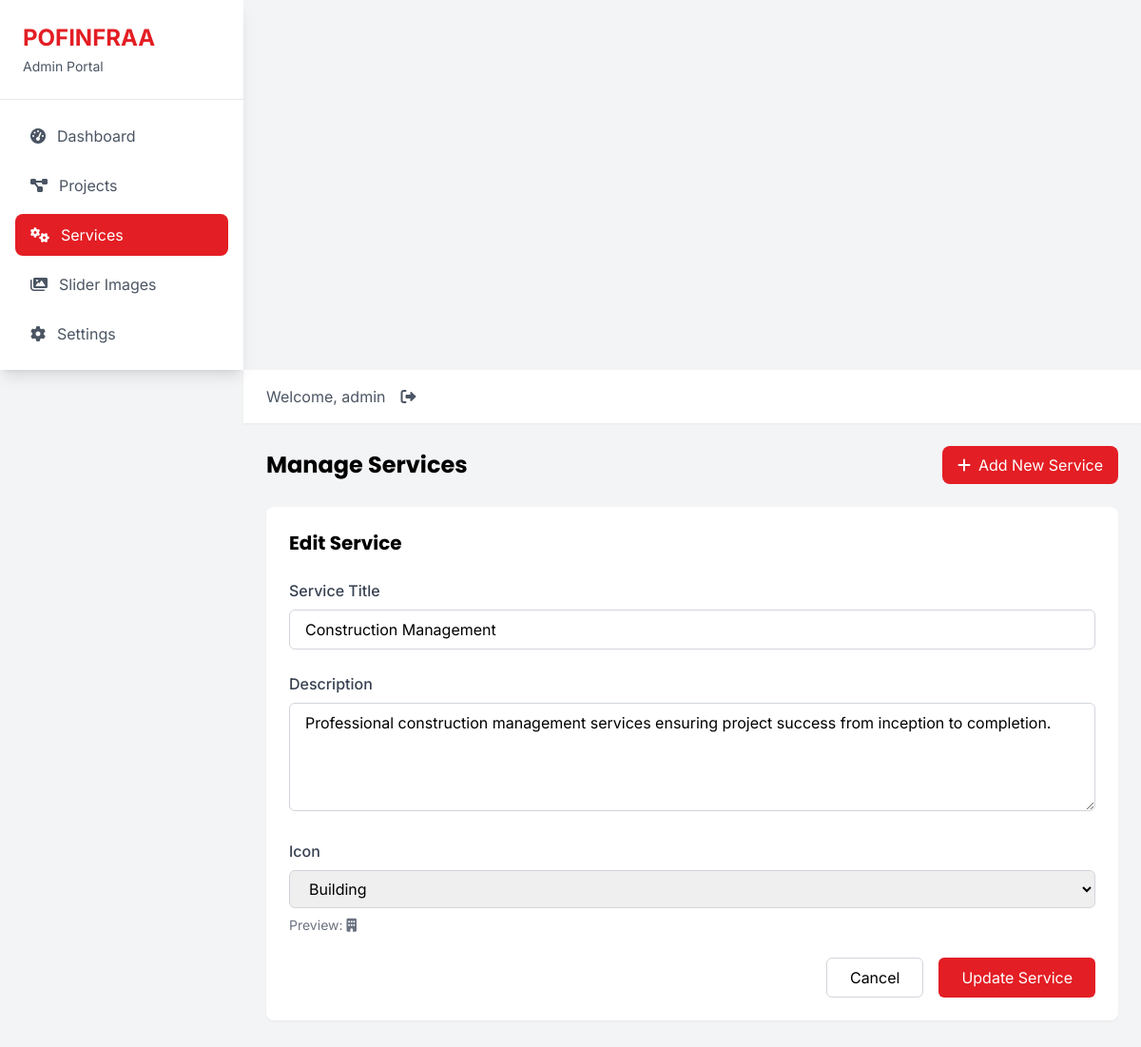
The app's page /admin/services.php?action=edit&id=1 (signed in) with its own data.
### tables this page shows
CREATE TABLE IF NOT EXISTS services (
    id INT AUTO_INCREMENT PRIMARY KEY,
    title VARCHAR(200) NOT NULL,
    description TEXT NOT NULL,
    icon VARCHAR(50) NOT NULL,
    created_at TIMESTAMP DEFAULT CURRENT_TIMESTAMP,
    updated_at TIMESTAMP DEFAULT CURRENT_TIMESTAMP ON UPDATE CURRENT_TIMESTAMP
);

### admin/services.php (the view, shortened to what this page needs)
<?php
require_once '../includes/db.php';
$edit_service = null;
if (isset($_GET['action']) && $_GET['action'] === 'edit' && isset($_GET['id'])) {
    try {
        $stmt = $db->prepare("SELECT * FROM services WHERE id = ?");
        $stmt->execute([$_GET['id']]);
        $edit_service = $stmt->fetch(PDO::FETCH_ASSOC);
    } catch (PDOException $e) {
        set_flash_message('error', 'Failed to fetch service for editing.');
    }
}
$icon_options = [
    'fa-building' => 'Building',
    'fa-road' => 'Road',
    'fa-bridge' => 'Bridge',
    'fa-truck' => 'Truck',
    'fa-hammer' => 'Hammer',
    'fa-wrench' => 'Wrench',
    'fa-hard-hat' => 'Hard Hat',
    'fa-ruler' => 'Ruler',
    'fa-pencil-ruler' => 'Pencil Ruler',
    'fa-compass' => 'Compass',
    'fa-chart-line' => 'Chart Line',
    'fa-cogs' => 'Cogs'
];
?>
<!DOCTYPE html>
<html lang="en">
<head>
    <script src="https://cdn.tailwindcss.com"></script>
    <link rel="stylesheet" href="https://cdnjs.cloudflare.com/ajax/libs/font-awesome/6.0.0-beta3/css/all.min.css">
</head>
<body class="bg-gray-100">
    <div x-data="{ sidebarOpen: false }">
        <div class="fixed inset-y-0 left-0 z-30 w-64 bg-white shadow-lg transform transition-transform duration-300 lg:transform-none lg:relative"
             :class="{'translate-x-0': sidebarOpen, '-translate-x-full': !sidebarOpen}">
            <div class="p-6 border-b">
                <a href="<?php echo SITE_URL; ?>" class="text-2xl font-bold text-primary">
                    POFINFRAA
                </a>
                <p class="text-sm text-gray-600 mt-1">Admin Portal</p>
            </div>
            <nav class="p-4 space-y-2">
                <a href="dashboard.php" class="flex items-center space-x-3 px-4 py-2.5 rounded-lg text-gray-600 hover:bg-gray-100">
                    <i class="fas fa-tachometer-alt"></i>
                    <span>Dashboard</span>
                </a>
                <a href="projects.php" class="flex items-center space-x-3 px-4 py-2.5 rounded-lg text-gray-600 hover:bg-gray-100">
                    <i class="fas fa-project-diagram"></i>
                    <span>Projects</span>
                </a>
                <a href="services.php" class="flex items-center space-x-3 px-4 py-2.5 rounded-lg bg-primary text-white">
                    <i class="fas fa-cogs"></i>
                    <span>Services</span>
                </a>
                <a href="slider.php" class="flex items-center space-x-3 px-4 py-2.5 rounded-lg text-gray-600 hover:bg-gray-100">
                    <i class="fas fa-images"></i>
                    <span>Slider Images</span>
                </a>
                <a href="settings.php" class="flex items-center space-x-3 px-4 py-2.5 rounded-lg text-gray-600 hover:bg-gray-100">
                    <i class="fas fa-cog"></i>
                    <span>Settings</span>
                </a>
            </nav>
        </div>
        <div class="flex-1 min-h-screen lg:ml-64">
            <header class="bg-white shadow-sm">
                <div class="flex items-center justify-between px-6 py-4">
                    <div class="flex items-center space-x-4">
                        <span class="text-gray-600">
                            Welcome, <?php echo htmlspecialchars($_SESSION['admin_username']); ?>
                        </span>
                        <a href="logout.php" class="text-gray-600 hover:text-primary">
                            <i class="fas fa-sign-out-alt"></i>
                        </a>
                    </div>
                </div>
            </header>
            <main class="p-6">
                <div class="flex justify-between items-center mb-6">
                    <h1 class="text-2xl font-bold">Manage Services</h1>
                    <?php if (!isset($_GET['action']) || $_GET['action'] !== 'add'): ?>
                    <a href="?action=add" class="bg-primary hover:bg-red-700 text-white px-4 py-2 rounded-lg transition-colors">
                        <i class="fas fa-plus mr-2"></i>Add New Service
                    </a>
                    <?php endif; ?>
                </div>
                <?php if (isset($_GET['action']) && ($_GET['action'] === 'add' || $_GET['action'] === 'edit')): ?>
                <div class="bg-white rounded-lg shadow-sm p-6">
                    <h2 class="text-xl font-bold mb-6">
                        <?php echo $_GET['action'] === 'add' ? 'Add New Service' : 'Edit Service'; ?>
                    </h2>
                    <form action="" method="POST" class="space-y-6">
                        <div>
                            <label for="title" class="block text-gray-700 font-medium mb-2">Service Title</label>
                            <input type="text" id="title" name="title" required
                                   value="<?php echo $edit_service ? htmlspecialchars($edit_service['title']) : ''; ?>"
                                   class="w-full px-4 py-2 border border-gray-300 rounded-md focus:outline-none focus:ring-2 focus:ring-primary">
                        </div>
                        <div>
                            <label for="description" class="block text-gray-700 font-medium mb-2">Description</label>
                            <textarea id="description" name="description" rows="4" required
                                      class="w-full px-4 py-2 border border-gray-300 rounded-md focus:outline-none focus:ring-2 focus:ring-primary"><?php echo $edit_service ? htmlspecialchars($edit_service['description']) : ''; ?></textarea>
                        </div>
                        <div>
                            <label for="icon" class="block text-gray-700 font-medium mb-2">Icon</label>
                            <select id="icon" name="icon" required
                                    class="w-full px-4 py-2 border border-gray-300 rounded-md focus:outline-none focus:ring-2 focus:ring-primary">
                                <?php foreach ($icon_options as $value => $label): ?>
                                <option value="<?php echo $value; ?>"
                                        <?php echo ($edit_service && $edit_service['icon'] === $value) ? 'selected' : ''; ?>>
                                    <?php echo $label; ?>
                                </option>
                                <?php endforeach; ?>
                            </select>
                            <div class="mt-2 text-sm text-gray-500">
                                Preview: <i class="fas <?php echo $edit_service ? $edit_service['icon'] : 'fa-building'; ?>"></i>
                            </div>
                        </div>
                        <div class="flex justify-end space-x-4">
                            <a href="services.php" class="px-6 py-2 border border-gray-300 rounded-md hover:bg-gray-50 transition-colors">
                                Cancel
                            </a>
                            <button type="submit" class="px-6 py-2 bg-primary hover:bg-red-700 text-white rounded-md transition-colors">
                                <?php echo $_GET['action'] === 'add' ? 'Add Service' : 'Update Service'; ?>
                            </button>
                        </div>
                    </form>
                </div>
                <?php endif; ?>
            </main>
        </div>
    </div>
</body>
</html>

### admin/services.php (style rules this page uses)
body { font-family: 'Inter', sans-serif; }
h1, h2, h3, h4, h5, h6 { font-family: 'Poppins', sans-serif; }

### records on screen
services: title "Construction Management", description "Professional construction management services ensuring project success from inception to completion.", icon "Building"

### other values on screen
$_SESSION['admin_username'] "admin"
